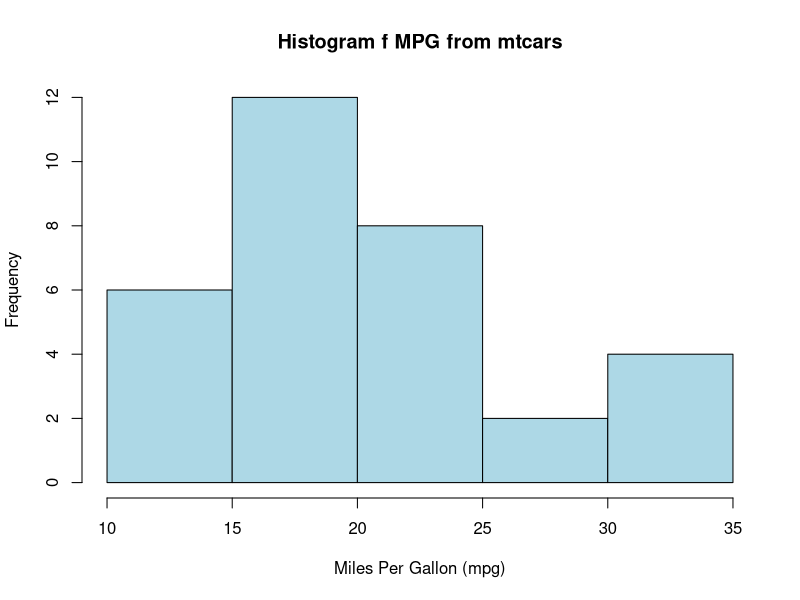
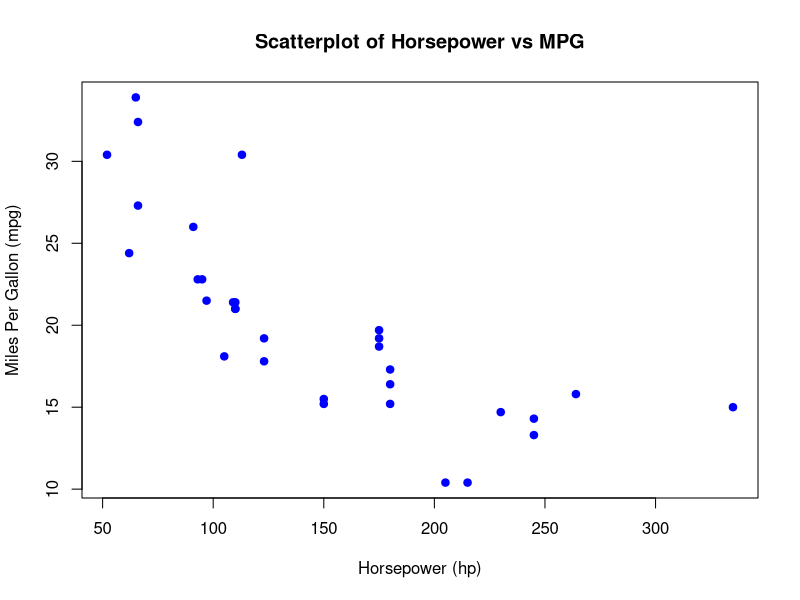
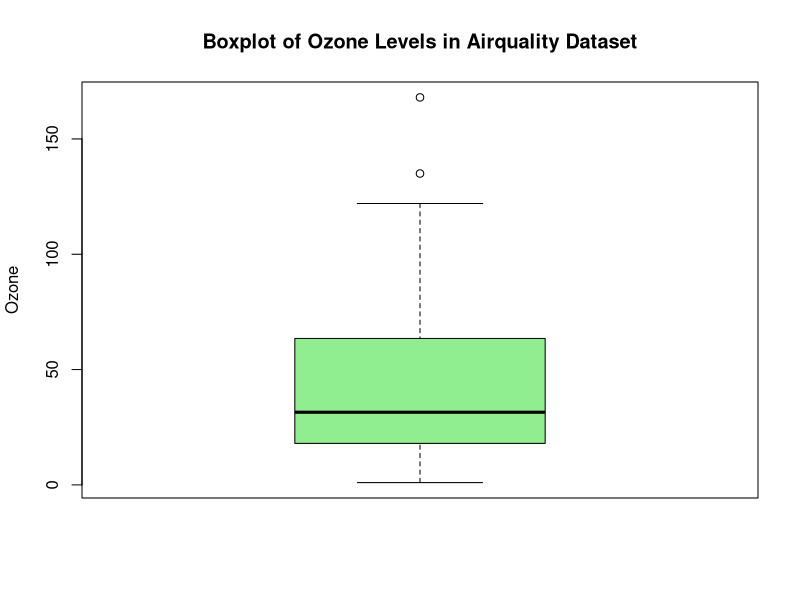

The R source for these figures, in order:
library(dplyr)
library(ggplot2)
library(modeest)

#Load dataset
data("iris")
data("mtcars")
data("airquality")
data("iris")

#Calculate the mean, median, mode and standard deviation of Petal.width from isis
mean(iris$Petal.Width)
median(iris$Petal.Width)
mlv(iris$Petal.Width, method="mfv")
sd(iris$Petal.Width)
range(iris$Petal.Width)
summary(iris$Petal.Width)


#Histogram of mpg from mtcars
hist(mtcars$mpg,
     main="Histogram f MPG from mtcars",
     xlab="Miles Per Gallon (mpg)",
     col="lightblue", border="black")

#Scatterplot of hp vs mpg from mtcars
plot(mtcars$hp, mtcars$mpg,
     main="Scatterplot of Horsepower vs MPG",
     xlab="Horsepower (hp)", ylab="Miles Per Gallon (mpg)",
     col="blue", pch=19)

#boxplot of Ozone from airquality data
boxplot(airquality$Ozone,
        main="Boxplot of Ozone Levels in Airquality Dataset",
        ylab = "Ozone",
        col="lightgreen",
        border = "black")

#Variance of Sepal.Width from iris dataset
var(iris$Sepal.Width)
